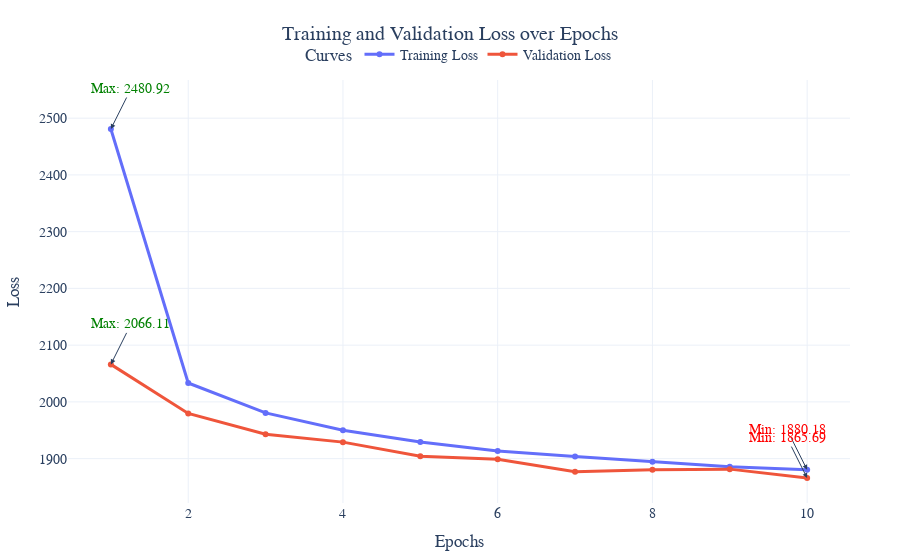

The notebook cell this image was saved under:
### Code cell
trainer = Trainer(
    config=TrainerConfig(
        learning_rate=1e-3,
        weight_decay=1e-5,
        save_weights_path="../models/vae_mnist.pth",
        batch_size=64,
        training_type="reconstruction",
        criterion="vae_loss",
        optimizer='adam'
    ),
    model=model
)
trainer.train(train_dataset=train_dataset, val_dataset=test_dataset, epochs=10)

### Figure 1 — Plotly figure (JSON) as saved in the notebook; plotly's stock layout.template omitted (floating-point values rounded to 4 significant figures)
{"data": [{"hovertemplate": "%{x}, %{y}<extra>Training Loss</extra>", "line": {"width": 3}, "marker": {"size": 6}, "mode": "lines+markers", "name": "Training Loss", "type": "scatter", "x": [1, 2, 3, 4, 5, 6, 7, 8, 9, 10], "y": [2481.0, 2033.0, 1981.0, 1950.0, 1929.0, 1914.0, 1904.0, 1895.0, 1886.0, 1880.0]}, {"hovertemplate": "%{x}, %{y}<extra>Validation Loss</extra>", "line": {"width": 3}, "marker": {"size": 6}, "mode": "lines+markers", "name": "Validation Loss", "type": "scatter", "x": [1, 2, 3, 4, 5, 6, 7, 8, 9, 10], "y": [2066.0, 1980.0, 1943.0, 1929.0, 1904.0, 1899.0, 1877.0, 1880.0, 1881.0, 1866.0]}], "layout": {"annotations": [{"arrowhead": 2, "ax": -20, "ay": -40, "font": {"color": "red"}, "showarrow": true, "text": "Min: 1880.18", "x": 10, "y": 1880.0}, {"arrowhead": 2, "ax": 20, "ay": -40, "font": {"color": "green"}, "showarrow": true, "text": "Max: 2480.92", "x": 1, "y": 2481.0}, {"arrowhead": 2, "ax": -20, "ay": -40, "font": {"color": "red"}, "showarrow": true, "text": "Min: 1865.69", "x": 10, "y": 1866.0}, {"arrowhead": 2, "ax": 20, "ay": -40, "font": {"color": "green"}, "showarrow": true, "text": "Max: 2066.11", "x": 1, "y": 2066.0}], "font": {"family": "Arial, sans-serif", "size": 14}, "legend": {"orientation": "h", "title": {"text": "Curves"}, "x": 0.5, "xanchor": "center", "y": 1.02, "yanchor": "bottom"}, "margin": {"b": 50, "l": 50, "r": 50, "t": 80}, "title": {"text": "Training and Validation Loss over Epochs", "x": 0.5, "xanchor": "center"}, "xaxis": {"title": {"text": "Epochs"}}, "yaxis": {"title": {"text": "Loss"}}}}
